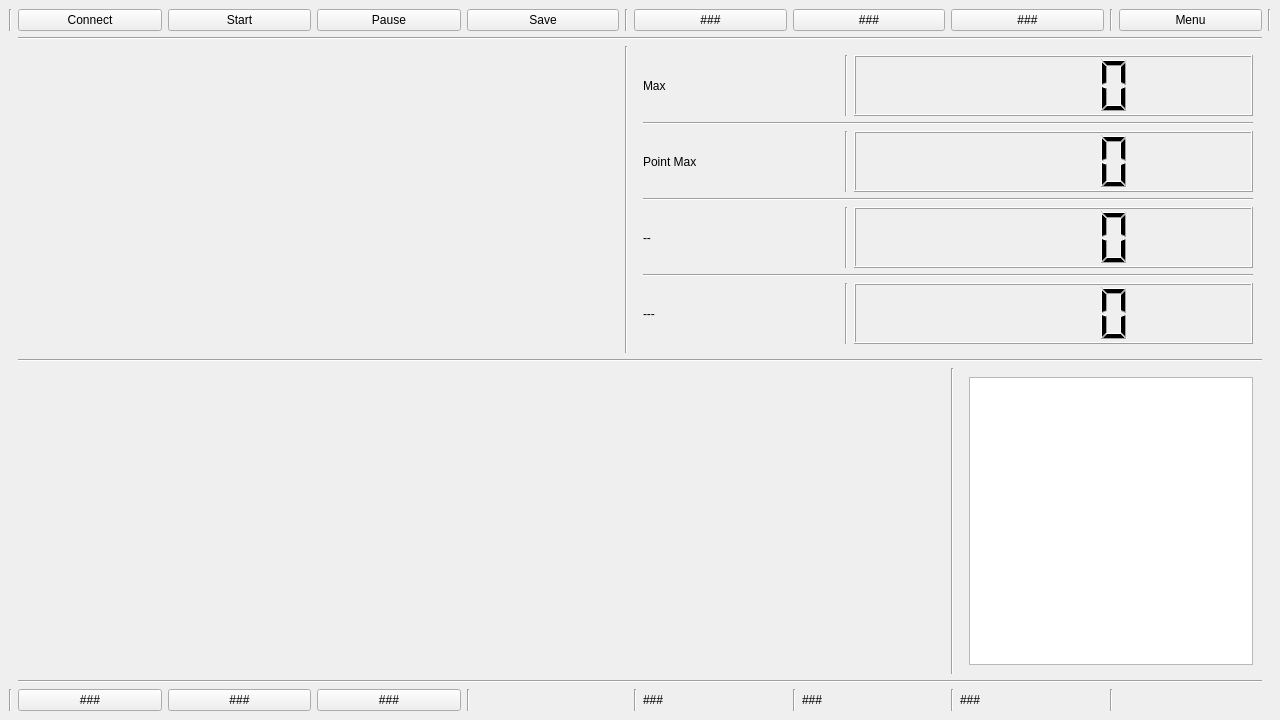
<?xml version="1.0" encoding="UTF-8"?>
<ui version="4.0">
 <class>StartActiv</class>
 <widget class="QMainWindow" name="StartActiv">
  <property name="geometry">
   <rect>
    <x>0</x>
    <y>0</y>
    <width>1280</width>
    <height>720</height>
   </rect>
  </property>
  <property name="windowTitle">
   <string>Graph</string>
  </property>
  <property name="windowIcon">
   <iconset>
    <normaloff>asset/Ico96.png</normaloff>asset/Ico96.png</iconset>
  </property>
  <widget class="QWidget" name="centralwidget">
   <layout class="QGridLayout" name="gridLayout">
    <item row="0" column="3">
     <widget class="QPushButton" name="Pause_B">
      <property name="text">
       <string>Pause</string>
      </property>
     </widget>
    </item>
    <item row="6" column="8">
     <widget class="QLabel" name="TXT1">
      <property name="text">
       <string>###</string>
      </property>
     </widget>
    </item>
    <item row="4" column="1" colspan="10">
     <widget class="QCustomPlot" name="Graph_Trais" native="true"/>
    </item>
    <item row="0" column="15">
     <widget class="Line" name="line_14">
      <property name="orientation">
       <enum>Qt::Vertical</enum>
      </property>
     </widget>
    </item>
    <item row="6" column="0">
     <widget class="Line" name="line_15">
      <property name="orientation">
       <enum>Qt::Vertical</enum>
      </property>
     </widget>
    </item>
    <item row="0" column="2">
     <widget class="QPushButton" name="Start_B">
      <property name="text">
       <string>Start</string>
      </property>
     </widget>
    </item>
    <item row="6" column="1">
     <widget class="QPushButton" name="B4">
      <property name="text">
       <string>###</string>
      </property>
     </widget>
    </item>
    <item row="6" column="4">
     <widget class="Line" name="line_16">
      <property name="orientation">
       <enum>Qt::Vertical</enum>
      </property>
     </widget>
    </item>
    <item row="6" column="7">
     <widget class="Line" name="line_20">
      <property name="orientation">
       <enum>Qt::Vertical</enum>
      </property>
     </widget>
    </item>
    <item row="5" column="1" colspan="14">
     <widget class="Line" name="line_8">
      <property name="orientation">
       <enum>Qt::Horizontal</enum>
      </property>
     </widget>
    </item>
    <item row="4" column="11">
     <widget class="Line" name="line_17">
      <property name="orientation">
       <enum>Qt::Vertical</enum>
      </property>
     </widget>
    </item>
    <item row="6" column="10">
     <widget class="QLabel" name="TXT2">
      <property name="text">
       <string>###</string>
      </property>
     </widget>
    </item>
    <item row="0" column="14">
     <widget class="QPushButton" name="Menu_B">
      <property name="text">
       <string>Menu</string>
      </property>
     </widget>
    </item>
    <item row="0" column="0">
     <widget class="Line" name="line_13">
      <property name="orientation">
       <enum>Qt::Vertical</enum>
      </property>
     </widget>
    </item>
    <item row="6" column="3">
     <widget class="QPushButton" name="B6">
      <property name="text">
       <string>###</string>
      </property>
     </widget>
    </item>
    <item row="6" column="11">
     <widget class="Line" name="line_18">
      <property name="orientation">
       <enum>Qt::Vertical</enum>
      </property>
     </widget>
    </item>
    <item row="0" column="1">
     <widget class="QPushButton" name="Connect_B">
      <property name="text">
       <string>Connect</string>
      </property>
     </widget>
    </item>
    <item row="3" column="1" colspan="14">
     <widget class="Line" name="line">
      <property name="orientation">
       <enum>Qt::Horizontal</enum>
      </property>
     </widget>
    </item>
    <item row="6" column="12">
     <widget class="QLabel" name="TXT3">
      <property name="text">
       <string>###</string>
      </property>
     </widget>
    </item>
    <item row="1" column="1" colspan="14">
     <widget class="Line" name="line_6">
      <property name="orientation">
       <enum>Qt::Horizontal</enum>
      </property>
     </widget>
    </item>
    <item row="6" column="9">
     <widget class="Line" name="line_19">
      <property name="orientation">
       <enum>Qt::Vertical</enum>
      </property>
     </widget>
    </item>
    <item row="4" column="12" colspan="3">
     <widget class="QWidget" name="Info" native="true">
      <layout class="QGridLayout" name="gridLayout_2">
       <item row="0" column="0">
        <widget class="QListWidget" name="TRAIS_IN">
         <property name="sizePolicy">
          <sizepolicy hsizetype="Fixed" vsizetype="Fixed">
           <horstretch>0</horstretch>
           <verstretch>0</verstretch>
          </sizepolicy>
         </property>
         <property name="maximumSize">
          <size>
           <width>2000</width>
           <height>2000</height>
          </size>
         </property>
         <property name="font">
          <font>
           <pointsize>9</pointsize>
          </font>
         </property>
         <property name="frameShape">
          <enum>QFrame::StyledPanel</enum>
         </property>
         <property name="resizeMode">
          <enum>QListView::Fixed</enum>
         </property>
         <property name="layoutMode">
          <enum>QListView::SinglePass</enum>
         </property>
         <property name="batchSize">
          <number>1000</number>
         </property>
        </widget>
       </item>
      </layout>
     </widget>
    </item>
    <item row="6" column="2">
     <widget class="QPushButton" name="B5">
      <property name="text">
       <string>###</string>
      </property>
     </widget>
    </item>
    <item row="6" column="13">
     <widget class="Line" name="line_21">
      <property name="orientation">
       <enum>Qt::Vertical</enum>
      </property>
     </widget>
    </item>
    <item row="2" column="7" colspan="8">
     <widget class="QWidget" name="EXTERN" native="true">
      <layout class="QGridLayout" name="gridLayout_3">
       <item row="6" column="0">
        <widget class="QLabel" name="Line_Tex_2">
         <property name="text">
          <string>--</string>
         </property>
        </widget>
       </item>
       <item row="8" column="1">
        <widget class="Line" name="line_11">
         <property name="orientation">
          <enum>Qt::Vertical</enum>
         </property>
        </widget>
       </item>
       <item row="3" column="0">
        <widget class="QLabel" name="Line_Tex_3">
         <property name="text">
          <string>Point Max</string>
         </property>
        </widget>
       </item>
       <item row="3" column="2" colspan="2">
        <widget class="QLCDNumber" name="NUM_3"/>
       </item>
       <item row="1" column="2" colspan="2">
        <widget class="QLCDNumber" name="NUM_1">
         <property name="intValue" stdset="0">
          <number>0</number>
         </property>
        </widget>
       </item>
       <item row="1" column="0">
        <widget class="QLabel" name="Line_Tex_1">
         <property name="text">
          <string>Max</string>
         </property>
        </widget>
       </item>
       <item row="8" column="2" colspan="2">
        <widget class="QLCDNumber" name="NUM_4">
         <property name="intValue" stdset="0">
          <number>0</number>
         </property>
        </widget>
       </item>
       <item row="1" column="1">
        <widget class="Line" name="line_3">
         <property name="orientation">
          <enum>Qt::Vertical</enum>
         </property>
        </widget>
       </item>
       <item row="6" column="2" colspan="2">
        <widget class="QLCDNumber" name="NUM_2">
         <property name="intValue" stdset="0">
          <number>0</number>
         </property>
        </widget>
       </item>
       <item row="7" column="0" colspan="4">
        <widget class="Line" name="line_1">
         <property name="orientation">
          <enum>Qt::Horizontal</enum>
         </property>
        </widget>
       </item>
       <item row="8" column="0">
        <widget class="QLabel" name="Line_Tex_4">
         <property name="text">
          <string>---</string>
         </property>
        </widget>
       </item>
       <item row="3" column="1">
        <widget class="Line" name="line_5">
         <property name="orientation">
          <enum>Qt::Vertical</enum>
         </property>
        </widget>
       </item>
       <item row="6" column="1">
        <widget class="Line" name="line_10">
         <property name="orientation">
          <enum>Qt::Vertical</enum>
         </property>
        </widget>
       </item>
       <item row="4" column="0" colspan="4">
        <widget class="Line" name="line_2">
         <property name="orientation">
          <enum>Qt::Horizontal</enum>
         </property>
        </widget>
       </item>
       <item row="2" column="0" colspan="4">
        <widget class="Line" name="line_4">
         <property name="orientation">
          <enum>Qt::Horizontal</enum>
         </property>
        </widget>
       </item>
      </layout>
     </widget>
    </item>
    <item row="0" column="13">
     <widget class="Line" name="line_12">
      <property name="orientation">
       <enum>Qt::Vertical</enum>
      </property>
     </widget>
    </item>
    <item row="2" column="6">
     <widget class="Line" name="line_7">
      <property name="orientation">
       <enum>Qt::Vertical</enum>
      </property>
     </widget>
    </item>
    <item row="0" column="6">
     <widget class="Line" name="line_9">
      <property name="orientation">
       <enum>Qt::Vertical</enum>
      </property>
     </widget>
    </item>
    <item row="0" column="4" colspan="2">
     <widget class="QPushButton" name="Save_B">
      <property name="text">
       <string>Save</string>
      </property>
     </widget>
    </item>
    <item row="2" column="1" colspan="5">
     <widget class="QCustomPlot" name="Graph_Vs" native="true"/>
    </item>
    <item row="0" column="7" colspan="2">
     <widget class="QPushButton" name="B1">
      <property name="text">
       <string>###</string>
      </property>
     </widget>
    </item>
    <item row="0" column="9" colspan="2">
     <widget class="QPushButton" name="B2">
      <property name="text">
       <string>###</string>
      </property>
     </widget>
    </item>
    <item row="0" column="11" colspan="2">
     <widget class="QPushButton" name="B3">
      <property name="text">
       <string>###</string>
      </property>
     </widget>
    </item>
   </layout>
  </widget>
 </widget>
 <customwidgets>
  <customwidget>
   <class>QCustomPlot</class>
   <extends>QWidget</extends>
   <header location="global">qcustomplot.h</header>
   <container>1</container>
  </customwidget>
 </customwidgets>
 <resources/>
 <connections/>
</ui>
